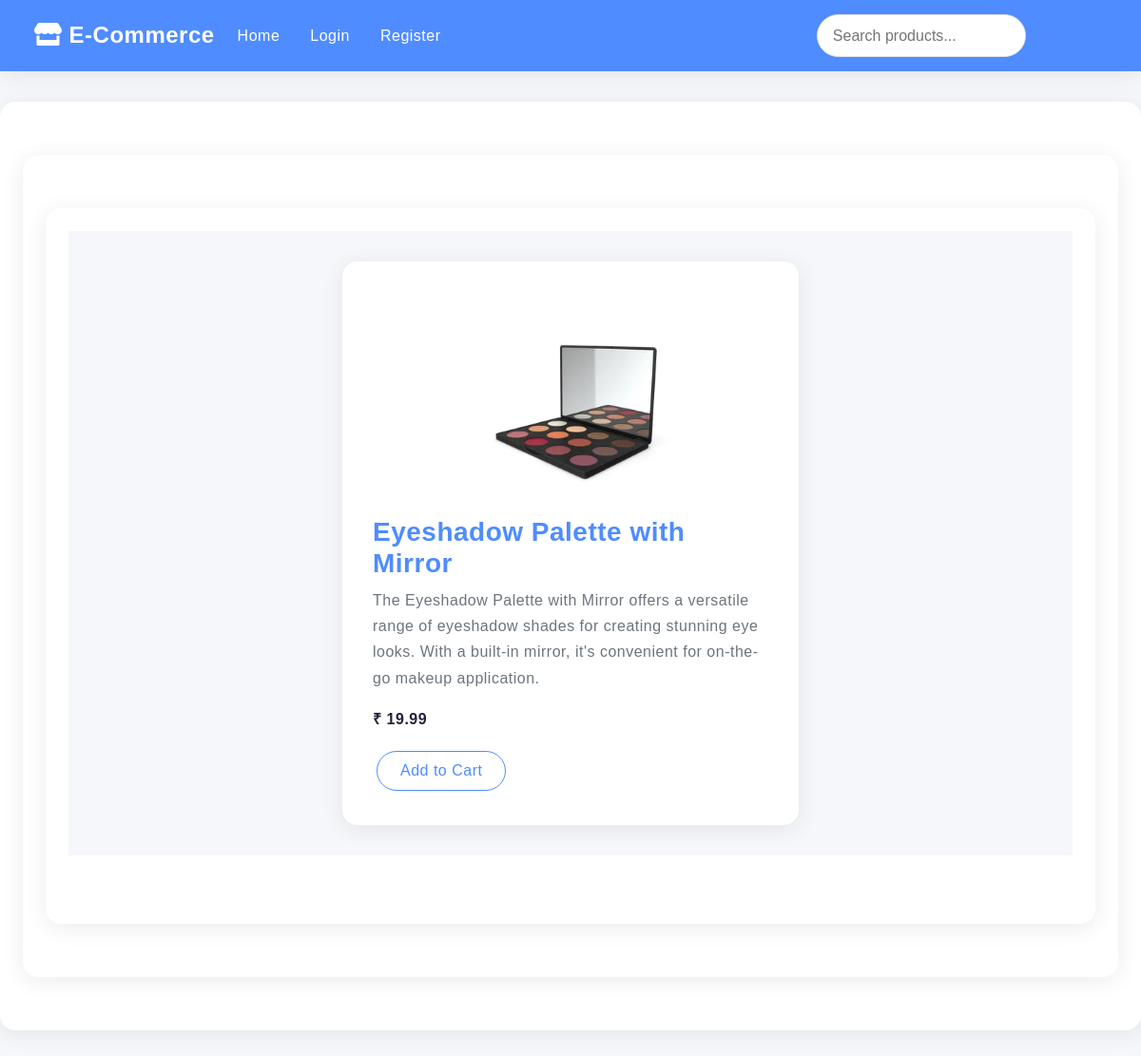
Screenshot of /cart_detail/122 with the database file from the repository.
### products/models.py (models this page shows, shortened)
class ProductModel(models.Model):
    name = models.CharField(max_length=200)
    price = models.DecimalField(max_digits=10, decimal_places=2)
    desc = models.TextField()
    image = models.ImageField(upload_to='images/', null=True, blank=True)

### products/views.py (the view)
# urls.py: path('cart_detail/<int:product_id>', views.cart_detail, name='cart_detail'),
def cart_detail(request, product_id):
    detail = ProductModel.objects.get(id=product_id)
    return render(request, 'detail.html', {'detail': detail})

### templates/detail.html (shortened to what this page needs)
 {% extends 'base.html' %}
{% block content %}
<main>
    <main>
        <section id="product-detail" style="padding: 32px; background: #f5f7fa;">
            <div class="product-container" style="max-width: 480px; margin: auto; padding: 32px; background: #fff; box-shadow: 0 4px 24px rgba(0,0,0,0.08); border-radius: 16px;">
                <div class="product-image mb-3">
                    <img src="{{ detail.image.url }}" alt="{{ detail.name }}" style="width: 100%; max-width: 220px; height: auto; border-radius: 12px; margin: auto; display: block;">
                </div>
                <div class="product-info mt-3">
                    <h3 class="mb-2">{{ detail.name }}</h3>
                    <p class="mb-3 text-secondary">{{ detail.desc }}</p>
                    <p class="mb-3 fw-bold">₹ {{ detail.price }}</p>
                    {% if user.is_authenticated %}
                        <a href="{% url 'add_to_cart' detail.id %}" class="btn btn-outline-dark">Add to Cart</a>
                    {% else %}
                        <a href="#" class="btn btn-outline-dark" data-bs-toggle="modal" data-bs-target="#loginModal">Add to Cart</a>
                    {% endif %}
                </div>
            </div>
        </section>
    </main>
<link rel="stylesheet" href="https://cdnjs.cloudflare.com/ajax/libs/font-awesome/5.15.4/css/all.min.css">
{% endblock content %}

### templates/base.html (style rules this page uses)
:root { --background: #f5f7fa; --color: #22223b; --primary-color: #4f8cff; --accent-color: #ff6f61; --card-bg: #fff; --shadow: 0 4px 24px rgba(0,0,0,0.08); }
body { font-family: "Poppins", Arial, sans-serif; background: var(--background); color: var(--color); line-height: 1.7; letter-spacing: 0.5px; margin: 0; }
main { max-width: 1200px; margin: 32px auto; padding: 24px; background: var(--card-bg); border-radius: 16px; box-shadow: var(--shadow); }
section { margin-bottom: 48px; }
.btn { font-size: 1rem; font-weight: 500; border-radius: 24px; padding: 0.5rem 1.5rem; margin: 0.25rem; transition: background 0.2s, color 0.2s; }
.btn-outline-dark { border-color: var(--primary-color); color: var(--primary-color); }
h3, h1, h2 { font-family: "Poppins", Arial, sans-serif; font-weight: 600; color: var(--primary-color); margin-bottom: 0.5rem; }
p, td, th { color: var(--color); font-size: 1rem; }

### rows the page displays
ProductModel: image (picture), name "Eyeshadow Palette with Mirror", desc "The Eyeshadow Palette with Mirror offers a versatile range of eyeshadow shades for creating stunning eye looks. With a built-in mirror, it's convenient for on-the-go makeup application.", price "19.99"
